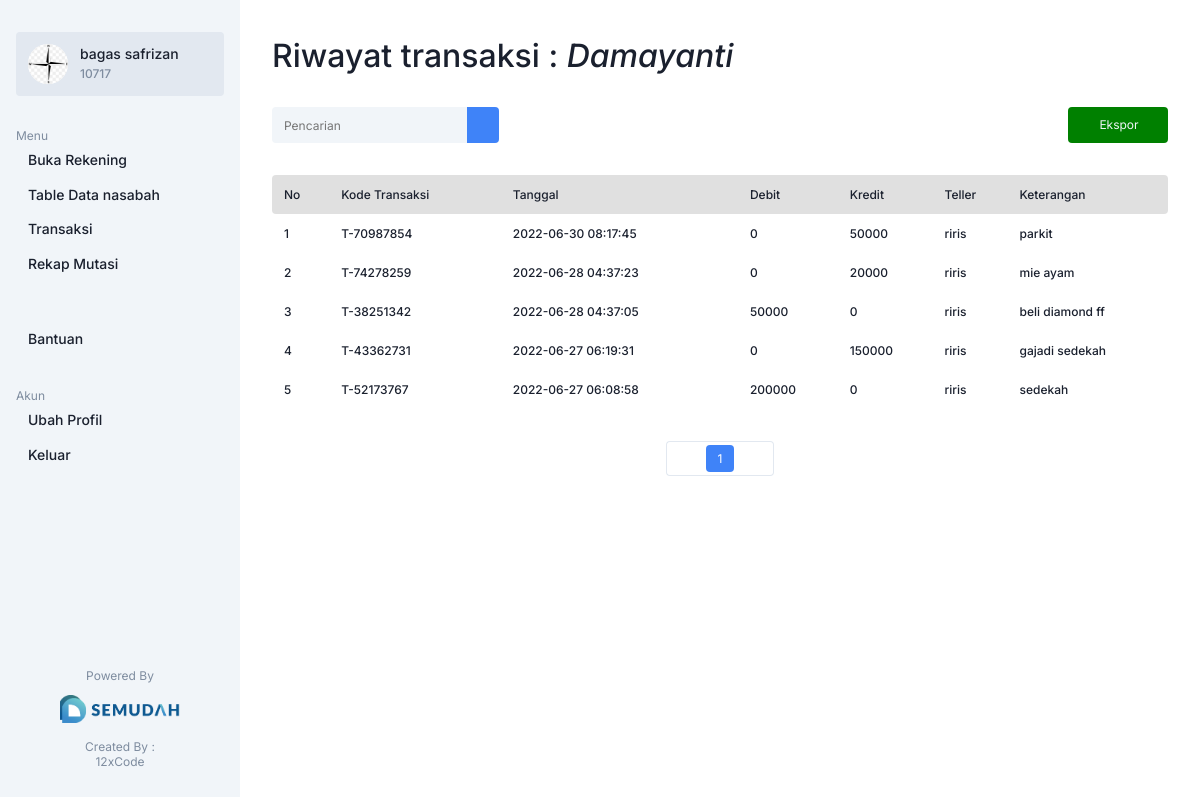
Screenshot of /transaksi/riwayat-transaksi.php?id_nasabah=19 (signed in) with the database file from the repository.
### tables this page shows
CREATE TABLE `rekening` (
  `id_nasabah` int(11) NOT NULL,
  `nama` varchar(255) NOT NULL,
  `no_rekening` varchar(255) NOT NULL,
  `pin` varchar(255) NOT NULL,
  `saldo` int(11) NOT NULL,
  `tanggal_pembuatan` timestamp NOT NULL DEFAULT CURRENT_TIMESTAMP ON UPDATE CURRENT_TIMESTAMP,
  `teller` varchar(255) NOT NULL,
  `foto` varchar(255) NOT NULL,
  `kelas` varchar(255) NOT NULL,
  `nis` int(11) NOT NULL,
  `tanggal_lahir` date NOT NULL,
  `ibu` varchar(255) NOT NULL,
  `tanggal_ibu` date NOT NULL,
  `pertanyaan` varchar(255) NOT NULL,
  `jawaban` varchar(255) NOT NULL,
  `foto_ttd` varchar(255) NOT NULL
);

CREATE TABLE `transaksi` (
  `id_transaksi` int(11) NOT NULL,
  `kode_transaksi` varchar(255) NOT NULL,
  `id_nasabah` int(11) NOT NULL,
  `debit` int(11) NOT NULL,
  `kredit` int(11) NOT NULL,
  `tanggal` timestamp NOT NULL DEFAULT CURRENT_TIMESTAMP ON UPDATE CURRENT_TIMESTAMP,
  `teller` varchar(255) NOT NULL,
  `catatan` varchar(255) NOT NULL
);

### transaksi/riwayat-transaksi.php (the view, shortened to what this page needs)
<?php
$conn = mysqli_connect("localhost" , "root" , "" , "bmt12");
$id = $_GET['id_nasabah'];
$query = mysqli_query($conn, "SELECT * FROM rekening WHERE id_nasabah = $id");
?>
<!DOCTYPE html>
<html lang="en">
<head>
    <link rel="stylesheet" href="../assets/css/riwayat-persuratan.css">
</head>
<body>
<?php
       include '../component/sidebar.php';
    ?>
    <main>
        <section>
        <div class="container">
            <?php foreach($query as $data) : ?>
            <p class="title">Riwayat transaksi : <i><?=$data['nama'];?></i>  </p>
            <?php endforeach; ?>
            <div class="navi">
                <form action="" method="post" class="cari">
                    <input type="text" name="keyword" class="input-cari" placeholder="Pencarian">
                    <button type="submit" name="cari">
                    </button>
                </form>
                <a href="../assets/functions/ekspor-surat.php">
                    <button class="btn-ekspor" target="_blank">
                        Ekspor
                    </button>
                </a>
            </div>
            <div class="table">
            <table>
                <thead>
                    <tr>
                    <th style="background-color:#e0e0e0;">No</th>
                    <th style="background-color:#e0e0e0;">Kode Transaksi</th>
                    <th style="background-color:#e0e0e0;">Tanggal</th>
                    <th style="background-color:#e0e0e0;">Debit</th>
                    <th style="background-color:#e0e0e0;">Kredit</th>
                    <th style="background-color:#e0e0e0;">Teller</th>
                    <th style="background-color:#e0e0e0;">Keterangan</th>
                    </tr>
                </thead>
                <tbody>
                    <?php
                    include '../assets/functions/function.php';
                    $jumlahdataperhalaman = 100;
                    $jumlahdata = mysqli_num_rows(mysqli_query($conn, "SELECT * FROM rekening"));
                    $jumlahhalaman = ceil($jumlahdata / $jumlahdataperhalaman);
                    $halamanaktif = ( isset($_GET["halaman"]) ) ? $_GET["halaman"] : 1;
                    $no = 1;
                    $data = mysqli_query($conn, "SELECT tanggal, kode_transaksi, catatan, rekening.teller as teller, debit as jumlah_debit, kredit as jumlah_kredit from rekening JOIN transaksi ON rekening.id_nasabah = transaksi.id_nasabah && transaksi.id_nasabah = $id ORDER BY tanggal DESC");
                    while($d = mysqli_fetch_array($data)) {
                    ?>
                    <tr>
                        <td><?= $no++; ?></td>
                        <td class="tanggal"><?= $d["kode_transaksi"]; ?></td>
                        <td class="kodesurat"><?= $d["tanggal"]; ?></td>
                        <td class="ket"><?= $d['jumlah_debit'] ?></td>
                        <td class="ket"><?= $d['jumlah_kredit'] ?></td>
                        <td class="ket"><?= $d["teller"]; ?></td>
                        <td class="ket"><?= $d["catatan"]; ?></td>
                    <?php
                    }
                    ?>
                </tbody>
            </table>
            </div>
            <div class="halaman">
                <div class="kembali">
                </div>
                <div class="no-halaman">
                    <?php for( $i = 1; $i <= $jumlahhalaman; $i++ ) : ?>
                        <?php if( $i == $halamanaktif ) : ?>
                            <a href="?halaman=<?= $i; ?>" class="halamanaktif"><?= $i; ?></a>
                        <?php else : ?>
                            <a href="?halaman=<?= $i; ?>"><?= $i; ?></a>
                        <?php endif; ?>
                    <?php endfor; ?>
                </div>
                <div class="lanjut">
                </div>
            </div>
        </div>
        </section>
    </main>
</body>
</html>

### assets/css/riwayat-persuratan.css (style rules this page uses)
* { margin: 0; padding: 0; box-sizing: border-box; font-family: 'Inter', 'Poppins', sans-serif; }
:root { --bg-primary: #3F83F8; --bg-primary-hover: #1C64F2; --bg-secondary: #F1F5F9; --bg-secondary-hover: #E2E8F0; --bg-third: #FFFFFF; --color-primary: #1A202E; --color-secondary: #7E8C9F; --color-third: #FFFFFF; --excel-color: #008000; --font-size1: 32px; --font-size2: 14px; --font-size3: 12px; }
body { color: var(--color-primary); }
main { padding-top: 36px; padding-bottom: 36px; padding-left: 240px; }
main .title { font-weight: 500; font-size: var(--font-size1); color: var(--color-primary); }
main .container { padding: 0px 32px; }
.navi { margin-top: 32px; display: flex; align-items: center; justify-content: space-between; }
.navi form { display: flex; }
.navi .input-cari { width: 200px; height: 36px; padding: 8px 12px; position: relative; border: none; border-radius: 4px 0px 0px 4px; font-size: var(--font-size3); background-color: var(--bg-secondary); }
.navi form button { height: 36px; margin-left: -5px; padding: 4px 16px; cursor: pointer; position: relative; border: none; border-radius: 0px 4px 4px 0px; color: var(--bg-secondary); background-color: var(--bg-primary); }
.navi .btn-ekspor { height: 36px; width: 100px; padding: 8px 16px; align-items: center; cursor: pointer; border: none; border-radius: 4px; font-size: var(--font-size3); color: var(--bg-secondary); background-color: var(--excel-color); }
table { width: 100%; margin-top: 32px; border-collapse: collapse; }
table thead tr { border-bottom: none; }
table thead tr th { padding: 12px 0px; padding-right: 12px; background-color: var(--bg-secondary); text-align: left; font-weight: 500; font-size: var(--font-size3); color: var(--color-primary); }
table thead tr th:nth-child(1) { padding: 12px; border-radius: 4px 0px 0px 4px; }
table thead tr th:nth-last-child(1) { padding: 12px 0px; border-radius: 0px 4px 4px 0px; }
table tbody tr { border-bottom: none; }
table tbody tr td { padding: 12px 0px; padding-right: 12px; font-weight: 500; font-size: var(--font-size3); }
table tbody tr td:nth-child(1) { padding: 12px; border-radius: 4px 0px 0px 4px; }
table tbody tr td:nth-last-child(1) { padding: 12px 0px; border-radius: 0px 4px 4px 0px; }
.halaman { display: flex; margin-top: 32px; justify-content: center; }
.halaman .kembali, .halaman .lanjut { width: 36px; height: 35px; padding: 4px; border: 1px solid var(--bg-secondary-hover); }
.halaman .kembali { border-radius: 4px 0px 0px 4px; border-right: none; }
.halaman .lanjut { border-radius: 0px 4px 4px 0px; border-left: none; }
.halaman .no-halaman { height: 35px; padding: 4px; padding-top: 8px; position: relative; border: 1px solid var(--bg-secondary-hover); border-left: none; border-right: none; font-size: var(--font-size3); }
.halaman .no-halaman a { margin: 0px; padding: 6px 12px; border-radius: 4px; vertical-align: middle; text-decoration: none; color: var(--color-secondary);; }
.halaman .no-halaman .halamanaktif { transition: 0.5s; color: var(--color-third); background-color: var(--bg-primary); }

### rows the page displays
rekening: nama "Damayanti"
transaksi: kode_transaksi "T-70987854", tanggal "2022-06-30 08:17:45", debit "0", kredit "50000", id_nasabah.teller "riris", catatan "parkit"
transaksi: kode_transaksi "T-74278259", tanggal "2022-06-28 04:37:23", debit "0", kredit "20000", id_nasabah.teller "riris", catatan "mie ayam"
transaksi: kode_transaksi "T-38251342", tanggal "2022-06-28 04:37:05", debit "50000", kredit "0", id_nasabah.teller "riris", catatan "beli diamond ff"
transaksi: kode_transaksi "T-43362731", tanggal "2022-06-27 06:19:31", debit "0", kredit "150000", id_nasabah.teller "riris", catatan "gajadi sedekah"
transaksi: kode_transaksi "T-52173767", tanggal "2022-06-27 06:08:58", debit "200000", kredit "0", id_nasabah.teller "riris", catatan "sedekah"

### other values shown
$_SESSION["nama"] "bagas safrizan"
$_SESSION["nis"] "10717"
